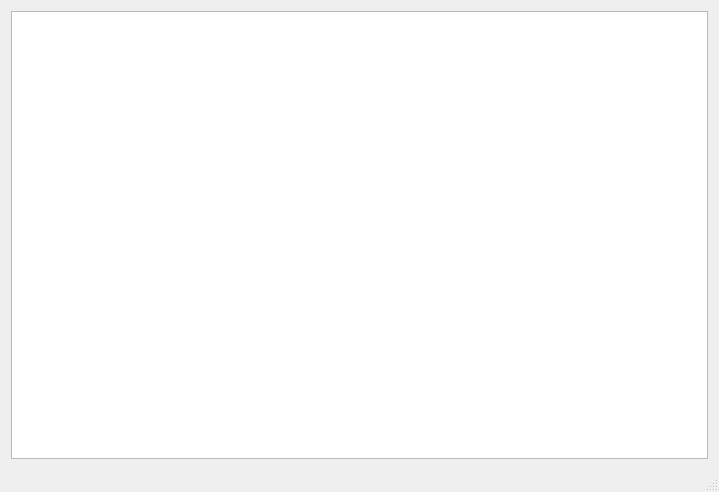
<?xml version="1.0" encoding="UTF-8"?>
<ui version="4.0">
 <class>MainWindow</class>
 <widget class="QMainWindow" name="MainWindow">
  <property name="geometry">
   <rect>
    <x>0</x>
    <y>0</y>
    <width>719</width>
    <height>492</height>
   </rect>
  </property>
  <property name="windowTitle">
   <string>MainWindow</string>
  </property>
  <widget class="QWidget" name="centralWidget">
   <layout class="QVBoxLayout" name="verticalLayout">
    <item>
     <widget class="QTableView" name="tableView"/>
    </item>
   </layout>
  </widget>
  <widget class="QMenuBar" name="menuBar">
   <property name="geometry">
    <rect>
     <x>0</x>
     <y>0</y>
     <width>719</width>
     <height>23</height>
    </rect>
   </property>
  </widget>
  <widget class="QStatusBar" name="statusBar"/>
 </widget>
 <layoutdefault spacing="6" margin="11"/>
 <resources/>
 <connections/>
</ui>
